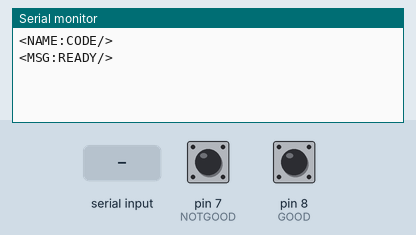
Recording of a program running on a simulated Arduino Nano, built with avr-gcc and run on an emulated ATmega328P. Parts: the last lines printed to the serial monitor. The test bench sets the inputs (shaded band); at power-on: pin 7 (NOTGOOD) HIGH, pin 8 (GOOD) HIGH.

Above: at 3.2 s.
3.3 s: pin 7 (NOTGOOD) pulled LOW for 0.15 s
At 4.2 s:
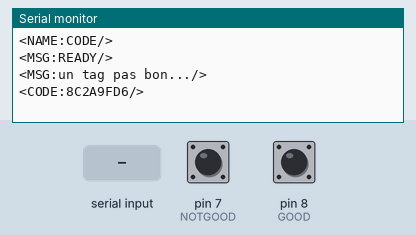
4.9 s: pin 8 (GOOD) pulled LOW for 0.15 s
At 5.3 s:
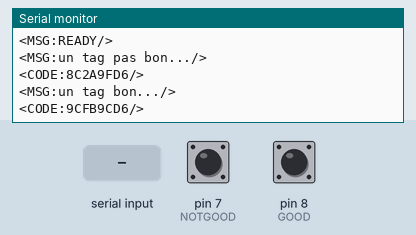
6.5 s: "G_LED\n" received over Serial
At 7.5 s:
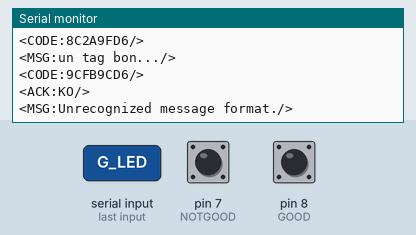
8.0 s: pin 7 (NOTGOOD) pulled LOW for 1 s
At 9.1 s:
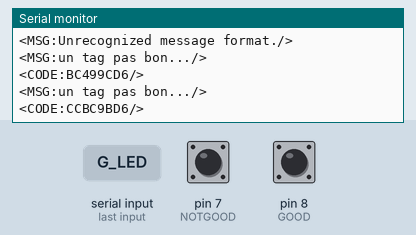
10.5 s: pin 8 (GOOD) pulled LOW for 1 s
At 11.9 s:
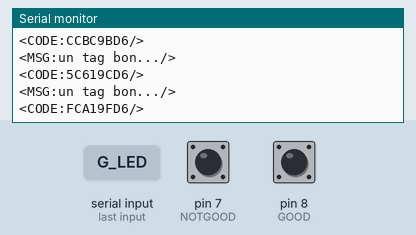
13.0 s: pin 7 (NOTGOOD) pulled LOW for 0.15 s
At 14.0 s:
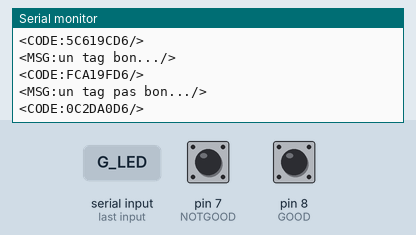

The program:

main.cpp
```cpp
#include <Arduino.h>
#include <protocole_parallaxe2050.h>

// #define TELEPHONE
// #define MANIVELLE
#define CODE
// #define PASCODE

#define DECROCHER 9
#define GOOD 8
#define NOTGOOD 7

String code[8] = {"4C809DD6","9CFB9CD6","5C309FD6","9CE79CD6","5C619CD6","FCA19FD6","CCB29FD6","AC22A0D6"};
String pascode[8] = {"8C2A9FD6","6C099BD6","BC499CD6","CCBC9BD6","3CAC9BD6","0C1D9BD6","0C2DA0D6","1C909AD6"};
int index = 0;

ParallaxeCom message;

void setup() {
  Serial.begin(9600);
#ifdef TELEPHONE
  pinMode(DECROCHER, INPUT_PULLUP);
  message.send("NAME", "TELEPHONE");
#endif

#ifdef MANIVELLE
  message.send("NAME", "MANIVELLE");
#endif

#ifdef CODE
  pinMode(GOOD, INPUT_PULLUP);
  pinMode(NOTGOOD, INPUT_PULLUP);
  message.send("NAME", "CODE");
  index = 0;
#endif

#ifdef PASCODE
  pinMode(GOOD, INPUT_PULLUP);
  pinMode(NOTGOOD, INPUT_PULLUP);
  message.send("NAME", "PASCODE");
  index = 0;
#endif

  delay(2000);
  message.send("MSG", "READY");
}

void loop() {
#ifdef TELEPHONE
  if (digitalRead(DECROCHER) == LOW) {
    message.send("MSG", "Le telephone va raccrocher dans 2 secondes...");
    delay(2000);
    message.send("MSG", "HANGUP");
  }
  // Simulate telephone
  if (message.isKey("CMD")) {
    if (message.val() == "RING" || message.val() == "STOP" || message.val() == "INSTRUCTIONS" || message.val() == "THANKS" || message.val() == "BRAVO" || message.val() == "RESET") {
      message.ack_ok();
    }

    if (!message.isProcessed()) {
      message.ack_ko("The command <CMD:" + message.val() + "/> is not recognized !");
    }
  }
#endif

#ifdef MANIVELLE
  if (message.isKey("CMD")) {
    if (message.val() == "START" || message.val() == "STOP") {
      message.ack_ok();
    }

    if (!message.isProcessed()) {
      message.ack_ko("The command <CMD:" + message.val() + "/> is not recognized !");
    }
  }
#endif

#ifdef CODE
  if (digitalRead(GOOD) == LOW) {
    message.send("MSG", "un tag bon...");
    message.send("CODE", code[index]);
    delay(500);
    index++;
    if (index > 7) {
      index = 0;
    }
  }

  if (digitalRead(NOTGOOD) == LOW) {
    message.send("MSG", "un tag pas bon...");
    message.send("CODE", pascode[index]);
    delay(500);
    index++;
    if (index > 7) {
      index = 0;
    }
  }

  if (message.isKey("CMD")) {
    if (message.val() == "G_LED") {
      message.send("MSG", "Green Led blink");
      message.ack_ok();
    }
    if (message.val() == "R_LED") {
      message.send("MSG", "Red Led blink");
      message.ack_ok();
    }
    if (!message.isProcessed()) {
      message.ack_ko("The command <CMD:" + message.val() + "/> is not recognized !");
    }
  }
#endif

#ifdef PASCODE
  if (digitalRead(GOOD) == LOW) {
    message.send("MSG", "un tag bon...");
    message.send("PASCODE", pascode[index]);
    delay(500);
    index++;
    if (index > 7) {
      index = 0;
    }
  }

  if (digitalRead(NOTGOOD) == LOW) {
    message.send("MSG", "un tag pas bon...");
    message.send("PASCODE", code[index]);
    delay(500);
    index++;
    if (index > 7) {
      index = 0;
    }
  }

  if (message.isKey("CMD")) {
    if (message.val() == "G_LED") {
      message.send("MSG", "Green Led blink");
      message.ack_ok();
    }
    if (message.val() == "R_LED") {
      message.send("MSG", "Red Led blink");
      message.ack_ok();
    }
    if (!message.isProcessed()) {
      message.ack_ko("The command <CMD:" + message.val() + "/> is not recognized !");
    }
  }
#endif

}

void serialEvent() {
  message.receive();
}
```

protocole_parallaxe2050.h
```cpp
/*
 *
 * Protocole de Communication entre micro-controlleurs et serveurs
 * Projet : Parallaxe2050
 * Auteur : Pierre-Gilles Levallois - PGL CODING & MAKING - 2020
 *
 * Définition du protocole dans
 * parallaxe2050/doc/technique/Protocole-de-Serialmunication-arduino.md
 *
 */

#include <Arduino.h>

#ifndef protocole_parallaxe2050_h
#define protocole_parallaxe2050_h

#define BEGIN_ENCAPS_MSG '<'
#define KEYWORD_DATA_SEPARATOR ':'
#define TRANSMISSION_TIMEOUT 50 // ms
#define END_TRANSMISSION_CHAR '\n'
#define TRANSMISSION_SPEED 9600
String END_ENCAPS_MSG="/>";

//--------------------------------------------------------------------------------
// Message structure
//--------------------------------------------------------------------------------
struct ParallaxeMsg
{
    String keyword;
    String value;
    boolean processed;
};

//--------------------------------------------------------------------------------
// Class ParallaxeCom
//--------------------------------------------------------------------------------
class ParallaxeCom{
public:
    String serializedMessage = ""; // the list of received messages on Serial
    ParallaxeMsg received_msg;
    // Counter for received and sent messaages
    int countRecieved;
    int countSent;

    ParallaxeCom();
    void send(String keyword, String value);
    boolean isKey(String keyword);
    String key();
    String val();
    boolean isProcessed();
    ParallaxeMsg receive();
    void ack_ok();
    void ack_ko(String reason);

private:
    boolean parseMessage();
};

//--------------------------------------------------------------------------------
// ParallaxeCom Constructor
//--------------------------------------------------------------------------------
ParallaxeCom::ParallaxeCom() {
    // Init counter of total messages sent
    this->countSent = 0;
    this->countRecieved = 0;
    // Init message structure
    this->received_msg.keyword = "";
    this->received_msg.value = "";
    this->received_msg.processed = true;
}

//--------------------------------------------------------------------------------
// Getter for the value of the message
//--------------------------------------------------------------------------------
String ParallaxeCom::val() {
    return this->received_msg.value;
}

//--------------------------------------------------------------------------------
// Getter for the keyword of the message
//--------------------------------------------------------------------------------
String ParallaxeCom::key() {
    return this->received_msg.keyword;
}

//--------------------------------------------------------------------------------
// Getter for the processed attribut of the message
//--------------------------------------------------------------------------------
boolean ParallaxeCom::isProcessed() {
    return this->received_msg.processed;
}

//--------------------------------------------------------------------------------
// return true if the message keyword is identical to the parameter
// The message must be unprocessed yet.
//--------------------------------------------------------------------------------
boolean ParallaxeCom::isKey(String keyword) {
    if (!this->received_msg.processed) return (this->received_msg.keyword == keyword);
    return false;
}

//--------------------------------------------------------------------------------
// Receive and parse serialiezd messages from Serial.
// This function reads all the Serial data until a newline.
// It is possible that many messages are incomming, the parsing function treats
// them one by one.
//--------------------------------------------------------------------------------
ParallaxeMsg ParallaxeCom::receive() {
    if (Serial.available()) {
        this->serializedMessage += Serial.readStringUntil(END_TRANSMISSION_CHAR);
    }
    if (this->parseMessage()) {
        return this->received_msg;
    }
    return {"", ""};
}

//--------------------------------------------------------------------------------
// Parsing function
// This function deserializes the String which arrives on serial
// and parse the first message
//--------------------------------------------------------------------------------
boolean ParallaxeCom::parseMessage() {
    String k, v;
    int debIdx = this->serializedMessage.indexOf(BEGIN_ENCAPS_MSG);
    int sepIdx = this->serializedMessage.indexOf(KEYWORD_DATA_SEPARATOR);
    int endIdx = this->serializedMessage.indexOf(END_ENCAPS_MSG);

    // Syntax checking
    if ( debIdx > -1 &&  sepIdx > debIdx && endIdx > sepIdx ) {
        k = this->serializedMessage.substring(debIdx + 1, sepIdx);
        v = this->serializedMessage.substring(sepIdx + 1, endIdx);
        this->serializedMessage = this->serializedMessage.substring(endIdx + END_ENCAPS_MSG.length());
        // Error detections
        if (k == "") {
            this->send("ACK", "KO");
            this->send("MSG", "Keyword of message is null.");
            return false;
        } else {
            this->received_msg.keyword = k;
            this->received_msg.value = v;
            this->received_msg.processed = false;
            this->countRecieved++;
            return true;
        }
    } else {
            this->send("ACK", "KO");
            this->send("MSG", "Unrecognized message format.");
            return false;
    }
}

//--------------------------------------------------------------------------------
// Sends a message on Serial
//--------------------------------------------------------------------------------
void ParallaxeCom::send(String keyword, String value) {
        // current_time = millis();
        // if (current_time - previous_time > TRANSMISSION_TIMEOUT) {
        //     Serial.print(END_TRANSMISSION_CHAR);
        //     previous_time = current_time;
        // }
        String message = BEGIN_ENCAPS_MSG + keyword + KEYWORD_DATA_SEPARATOR + value + END_ENCAPS_MSG;
        Serial.flush();
        Serial.print(message);
        Serial.print(END_TRANSMISSION_CHAR);
        this->countSent++;
}

//--------------------------------------------------------------------------------
// Send an 'OK' Acknoledgment message
// This allows to read the next message in the incoming string
//--------------------------------------------------------------------------------
void ParallaxeCom::ack_ok() {
    this->received_msg.processed = true;
    this->send("ACK", "OK");
    // If the line had many messages, try to parse next
    if (this->serializedMessage.length() > 0) this->parseMessage();
}

//--------------------------------------------------------------------------------
// Send a 'KO' Acknoledgment message with a reason (dealing with errors)
// This allows to read the next message in the incoming string
//--------------------------------------------------------------------------------
void ParallaxeCom::ack_ko(String reason) {
    this->received_msg.processed = true;
    this->send("ACK", "KO");
    this->send("MSG", reason);
    // If the line had many messages, try to parse next
    if (this->serializedMessage.length() > 0) this->parseMessage();
}

#endif
```

Measured:
- after the input at 3.3 s, the serial monitor: prints a new line at once (image 1)
- after the input at 4.9 s, the serial monitor: prints a new line at once (image 2)
- after the input at 6.5 s, the serial monitor: prints a new line at once (image 3)
- after the input at 8.0 s, the serial monitor: prints a new line at once (image 4)
- after the input at 10.5 s, the serial monitor: prints a new line at once (image 5)
- after the input at 13.0 s, the serial monitor: prints a new line at once (image 6)
